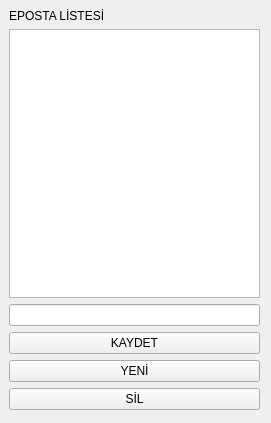
<?xml version="1.0" encoding="UTF-8"?>
<ui version="4.0">
 <class>Form</class>
 <widget class="QWidget" name="Form">
  <property name="geometry">
   <rect>
    <x>0</x>
    <y>0</y>
    <width>271</width>
    <height>423</height>
   </rect>
  </property>
  <property name="windowTitle">
   <string>Form</string>
  </property>
  <widget class="QWidget" name="verticalLayoutWidget">
   <property name="geometry">
    <rect>
     <x>9</x>
     <y>9</y>
     <width>251</width>
     <height>401</height>
    </rect>
   </property>
   <layout class="QVBoxLayout" name="verticalLayout">
    <item>
     <widget class="QLabel" name="label_2">
      <property name="text">
       <string>EPOSTA LİSTESİ</string>
      </property>
     </widget>
    </item>
    <item>
     <widget class="QListWidget" name="listeEposta"/>
    </item>
    <item>
     <widget class="QLineEdit" name="txtEposta"/>
    </item>
    <item>
     <widget class="QPushButton" name="btnKaydet">
      <property name="text">
       <string>KAYDET</string>
      </property>
     </widget>
    </item>
    <item>
     <widget class="QPushButton" name="btnYeni">
      <property name="text">
       <string>YENİ</string>
      </property>
     </widget>
    </item>
    <item>
     <widget class="QPushButton" name="btnSil">
      <property name="text">
       <string>SİL</string>
      </property>
     </widget>
    </item>
   </layout>
  </widget>
  <widget class="QLabel" name="label">
   <property name="geometry">
    <rect>
     <x>430</x>
     <y>190</y>
     <width>239</width>
     <height>13</height>
    </rect>
   </property>
   <property name="text">
    <string>Eposta</string>
   </property>
  </widget>
 </widget>
 <resources/>
 <connections/>
</ui>
